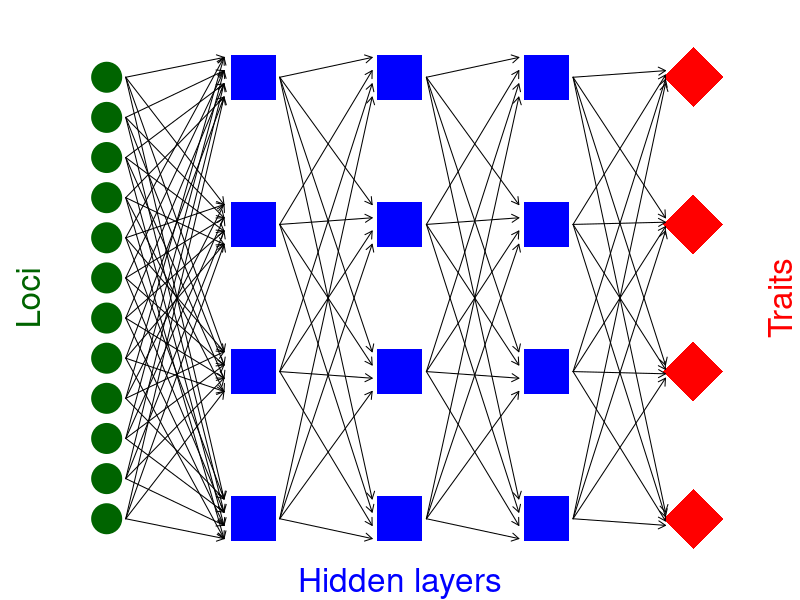
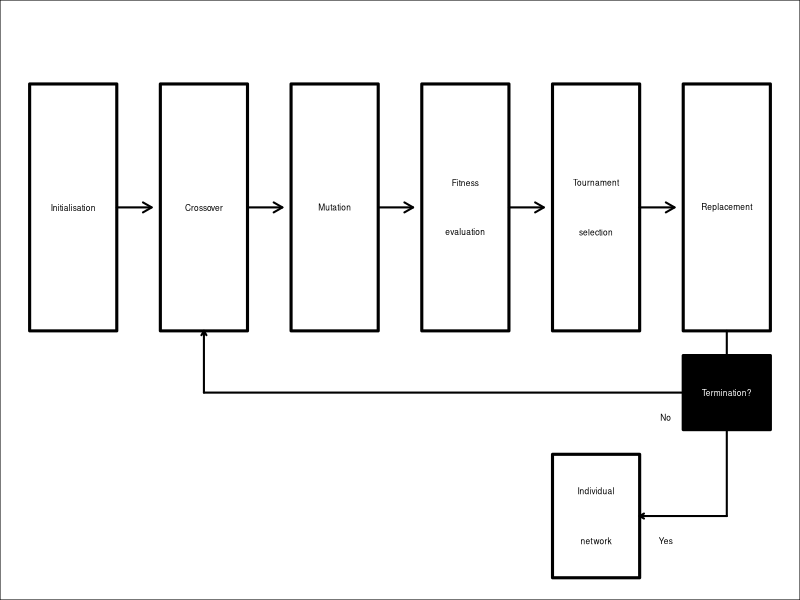

Recreate these plots in R, in order.
## ---- chunk 1
oldpar <- par();
## ---- chunk 2
par(mar = c(0.2, 0.2, 0, 0.2));
plot(x = 0, y = 0, type = "n", xlim = c(0, 1000), ylim = c(0, 1000), 
     xaxt = "n", yaxt = "n", bty = "n", xlab = "", ylab = "");
mtext(side = 1, text = "Hidden layers", cex = 2, col = "blue", line = -1);
mtext(side = 2, text = "Loci", cex = 2, col = "darkgreen", line = -2);
mtext(side = 4, text = "Traits", cex = 2, col = "red", line = -1);
Lx  <- rep(x = 100, times = 12);
Ly  <- seq(from = 100, to = 900, length = 12);
points(x = Lx, y = Ly, pch = 20, cex = 6, col = "darkgreen");
H1x <- rep(x = 300, times = 4);
H1y <- seq(from = 100, to = 900, length = 4);
points(x = H1x, y = H1y, pch = 15, cex = 6, col = "blue");
H2x <- rep(x = 500, times = 4);
H2y <- seq(from = 100, to = 900, length = 4);
points(x = H2x, y = H2y, pch = 15, cex = 6, col = "blue");
H3x <- rep(x = 700, times = 4);
H3y <- seq(from = 100, to = 900, length = 4);
points(x = H3x, y = H3y, pch = 15, cex = 6, col = "blue");
Tx  <- rep(x = 900, times = 4);
Ty  <- seq(from = 100, to = 900, length = 4);
points(x = Tx, y = Ty, pch = 18, cex = 8, col = "red");
for(i in 1:4){
    e1 <- seq(from = -36, to = 36, length = 4);
    arrows(x0 = Lx + 26, x1 = H1x[i] - 40, y0 = Ly, y1 = H1y[i] + e1, 
           length = 0.08);
    arrows(x0 = H1x + 36, x1 = H2x[i] - 38, y0 = H1y, y1 = H2y[i] + e1, 
           length = 0.08);
    arrows(x0 = H2x + 36, x1 = H3x[i] - 38, y0 = H2y, y1 = H3y[i] + e1, 
           length = 0.08);
    e2 <- seq(from = -12, to = 12, length = 4)
    arrows(x0 = H3x + 36, x1 = Tx[i] - 38, y0 = H3y, y1 = Ty[i] + e2, 
           length = 0.08);
}
## ---- chunk 3
arrows_1_dat <- rnorm(n = 4 * 12, mean = 0, sd = 0.1);
arrows_1_mat <- matrix(data = arrows_1_dat, nrow = 12, ncol = 4);
print(arrows_1_mat);
## ---- chunk 4
loci <- rnorm(n = 12, mean = 0, sd = 1);
## ---- chunk 5
print(loci %*% arrows_1_mat);
## ---- chunk 6
arrows_2_dat <- rnorm(n = 4 * 4, mean = 0, sd = 0.1);
arrows_2_mat <- matrix(data = arrows_2_dat, nrow = 4, ncol = 4);
print(arrows_2_mat);
## ---- chunk 7
print(loci %*% arrows_1_mat %*% arrows_2_mat);
## ---- chunk 8
mbox <- function(x0, x1, y0, y1){
    xx <- seq(from=x0, to=x1, length.out = 100);
    yy <- seq(from=y0, to=y1, length.out = 100);
    xd <- c(rep(x0, 100), xx, rep(x1,100), rev(xx));
    yd <- c(yy, rep(y1,100), rev(yy), rep(y0, 100));
    return(list(x=xd, y=yd));
}
par(mar=c(0,0,0,0));
# ===============================================================
plot(x=0, y=0, type="n", xlim=c(0,85), ylim=c(50,95), xaxt="n", yaxt="n",
     xlab="",ylab="");
ibox <- mbox(x0 = 0,  x1 = 10, y0 = 90, y1 = 70);
polygon(x = ibox$x, y = ibox$y, lwd = 3, border = "black", col = "white");
cbox <- mbox(x0 = 15, x1 = 25, y0 = 90, y1 = 70);
polygon(x = cbox$x, y = cbox$y, lwd = 3, border = "black", col = "white");
ubox <- mbox(x0 = 30, x1 = 40, y0 = 90, y1 = 70);
polygon(x = ubox$x, y = ubox$y, lwd = 3, border = "black", col = "white");
nbox <- mbox(x0 = 45, x1 = 55, y0 = 90, y1 = 70);
polygon(x = nbox$x, y = nbox$y, lwd = 3, border = "black", col = "white");
fbox <- mbox(x0 = 60, x1 = 70, y0 = 90, y1 = 70);
polygon(x = fbox$x, y = fbox$y, lwd = 3, border = "black", col = "white");
tbox <- mbox(x0 = 75, x1 = 85, y0 = 90, y1 = 70);
polygon(x = tbox$x, y = tbox$y, lwd = 3, border = "black", col = "white");
text(x=5,  y=80, labels="Initialisation", col="black", cex = 0.5);
text(x=20, y=80, labels="Crossover", col="black", cex = 0.5);
text(x=35, y=80, labels="Mutation", col="black", cex = 0.5);
text(x=50, y=82, labels="Fitness", col="black", cex = 0.5);
text(x=50, y=78, labels="evaluation", col="black", cex = 0.5);
text(x=65, y=82, labels="Tournament", col="black", cex = 0.5);
text(x=65, y=78, labels="selection", col="black", cex = 0.5);
text(x=80, y=80, labels="Replacement", col="black", cex = 0.5);
arrows(x0=10, x1=14, y0=80, y1=80, lwd=2, length=0.10);
arrows(x0=25, x1=29, y0=80, y1=80, lwd=2, length=0.10);
arrows(x0=40, x1=44, y0=80, y1=80, lwd=2, length=0.10);
arrows(x0=55, x1=59, y0=80, y1=80, lwd=2, length=0.10);
arrows(x0=70, x1=74, y0=80, y1=80, lwd=2, length=0.10);
arrows(x0 = 80, x1 = 80, y0 = 70, y1 = 68, lwd = 2, length = 0);
arrows(x0 = 80, x1 = 20, y0 = 65, y1 = 65, lwd = 2, length = 0);
arrows(x0 = 20, x1 = 20, y0 = 65, y1 = 70, lwd = 2, length = 0.05);
text(x=73, y=63, labels="No", col="black", cex = 0.5);
rbox <- mbox(x0 = 75, x1 = 85, y0 = 62, y1 = 68);
polygon(x = rbox$x, y = rbox$y, lwd = 3, border = "black", col = "black");
text(x=80, y=65, labels="Termination?", col="white", cex = 0.5);
fbox <- mbox(x0 = 60, x1 = 70, y0 = 60, y1 = 50);
polygon(x = fbox$x, y = fbox$y, lwd = 3, border = "black", col = "white");
text(x=65, y=57, labels="Individual", col="black", cex = 0.5);
text(x=65, y=53, labels="network", col="black", cex = 0.5);
arrows(x0 = 80, x1 = 80, y0 = 62, y1 = 55, lwd = 2, length = 0);
arrows(x0 = 80, x1 = 70, y0 = 55, y1 = 55, lwd = 2, length = 0.05);
text(x=73, y=53, labels="Yes", col="black", cex = 0.5);
## ---- chunk 9
suppressWarnings(par(oldpar));
